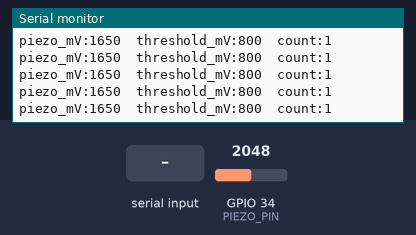
Bench run of a sketch on a simulated ESP32. On the bench: the last lines printed to the serial monitor. Inputs (shaded band) come from the test bench; at power-on: GPIO 34 (PIEZO_PIN) = 2048.

Above: at 1.2 s.
1.3 s: GPIO 34 (PIEZO_PIN) set to 2866
At 2.0 s:
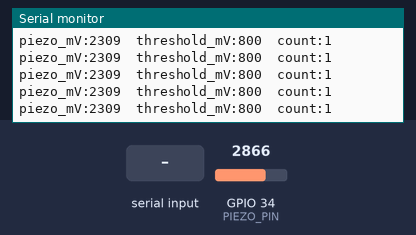
2.8 s: "r" received over Serial
At 3.4 s:
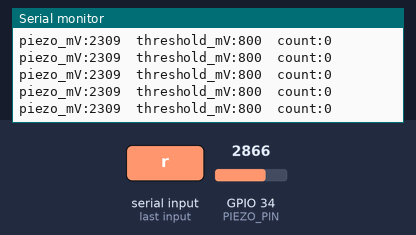
4.3 s: GPIO 34 (PIEZO_PIN) set to 3603
At 5.3 s:
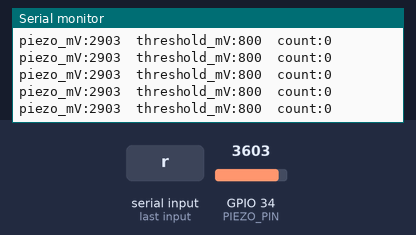
Timing chart, 0 to 7.3 s (numbered marks = the images above; inputs shaded):
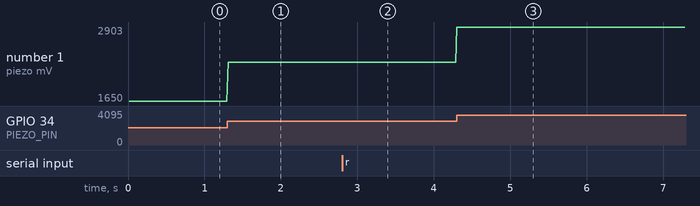

The sketch:

sketch.ino
```cpp
#include <Arduino.h>
constexpr int PIEZO_PIN = 34;

// เสริม: นับแรงกระทบเม็ดอาหารผ่านวงจรปรับสัญญาณ 0–3.3 V
// เลือก Serial Plotter 115200 เพื่อเทียบสัญญาณกับเกณฑ์ หรือ Serial Monitor ดู count
constexpr uint16_t THRESHOLD_MV = 800;
constexpr uint32_t QUIET_MS = 60;
uint32_t lastPlotAt = 0;
uint32_t lastGrainAt = 0;
uint32_t count = 0;
bool wasAbove = false;
uint16_t peakMv = 0;

void setup() {
  Serial.begin(115200);
  analogSetPinAttenuation(PIEZO_PIN, ADC_11db);
}

void loop() {
  const uint32_t now = millis();
  const uint16_t mv = analogReadMilliVolts(PIEZO_PIN);
  if (mv > peakMv) peakMv = mv;
  const bool above = mv >= THRESHOLD_MV;
  if (above && !wasAbove && (count == 0 || now - lastGrainAt >= QUIET_MS)) {
    count++;
    lastGrainAt = now;
  }
  wasAbove = above;

  if (Serial.available() && Serial.read() == 'r') count = 0;
  if (now - lastPlotAt >= 16) {
    lastPlotAt = now;
    // Show the peak held during the last plot interval so short spikes stay visible.
    Serial.printf("piezo_mV:%u\tthreshold_mV:%u\tcount:%lu\n", (unsigned)peakMv,
                  (unsigned)THRESHOLD_MV, (unsigned long)count);
    peakMv = 0;
  }
  delay(1);
}
```

Measured:
- after the input at 1.3 s, the serial monitor: prints a new line at once (image 1)
- after the input at 2.8 s, the serial monitor: prints a new line at once (image 2)
- after the input at 4.3 s, the serial monitor: prints a new line at once (image 3)
- plotted number 1: 1650 → 2309 after the input at 1.3 s, 2309 → 2903 after the input at 4.3 s
